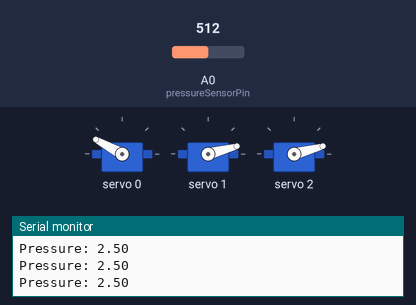
Bench run of a sketch on a simulated Arduino Uno, built with avr-gcc and run on an emulated ATmega328P. Shown: 3 × servo, the last lines printed to the serial monitor. The test bench sets the inputs (shaded band); at power-on: A0 (pressureSensorPin) = 512. At 8.2 s the program stops and its outputs stay as they are.

Above: at 2.08 s.
2.1 s: A0 (pressureSensorPin) set to 597
At 3.87 s:
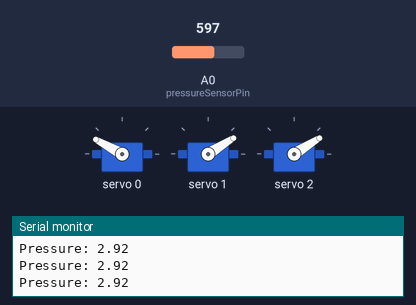
5.1 s: A0 (pressureSensorPin) set to 630
At 5.6 s:
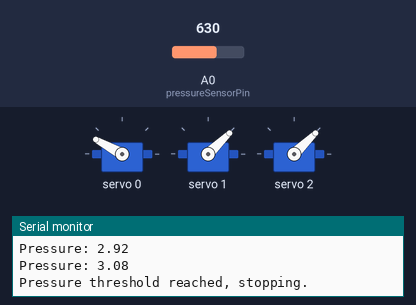
Timing chart, 0 to 8.1 s (numbered marks = the images above; inputs shaded):
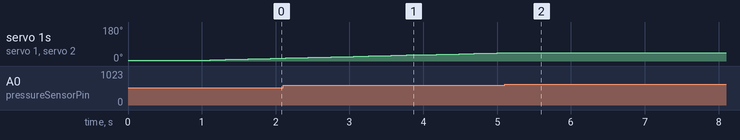

The sketch:

one_legged_landing_gear.ino
```cpp
#include <Wire.h>
#include <Adafruit_PWMServoDriver.h>

// Initialize the PCA9685 using the default address
Adafruit_PWMServoDriver pwm = Adafruit_PWMServoDriver(0x40);

#define SERVOMIN  123  // Min pulse width out of 4096
#define SERVOMAX  492  // Max pulse width out of 4096
#define SERVO_FREQ 50  // Servo frequency (50Hz)

// Servo numbers for one leg
#define HIP_SERVO 0
#define KNEE_SERVO 1
#define ANKLE_SERVO 2

// Pressure sensor pin
const int pressureSensorPin = A0;

void setup() {
  Serial.begin(9600);
  Serial.println("Single Leg Test!");

  pwm.begin();
  pwm.setPWMFreq(SERVO_FREQ);

  pinMode(pressureSensorPin, INPUT);  // Set the sensor pin as input
  delay(10);
}

void loop() {
  // 처음에는 다리를 최대한 구부립니다
  moveJoint(HIP_SERVO, 150);  // Move HIP_SERVO to the middle position
  moveJoint(KNEE_SERVO, 0);
  moveJoint(ANKLE_SERVO, 0);
  delay(1000);

  // 압력 센서가 3개 이상 측정될 때까지 무릎과 발목을 천천히 펴십시오
  for (int angle = 0; angle <= 135; angle++) {
    moveJoint(KNEE_SERVO, angle);
    moveJoint(ANKLE_SERVO, angle);
    delay(100);  // 동작을 느리게 합니다

    int sensorValue = analogRead(pressureSensorPin);
    float pressure = sensorValue * (5.0 / 1023.0);  // 압력값으로 변환
    Serial.print("Pressure: ");
    Serial.println(pressure);

    if (pressure >= 3) {
      Serial.println("Pressure threshold reached, stopping.");
     break;  // Break out of the loop, stopping further movements
    }
  }

  // 선택사항: 서보를 중지한 후 필요한 경우 여기에 추가 코드를 추가합니다

  while (1) {
    // 이 무한 루프를 사용하면 루프 기능이 다시 실행되지 않습니다
    // 따라서 서보를 마지막 위치에 유지하는 것은
    delay(1000);  // 사용 중인 루프를 피하기 위해 지연되는 것뿐입니다
  }
}

void moveJoint(uint8_t servoNum, uint8_t angle) {
  uint16_t pulseLen = map(angle, 0, 180, SERVOMIN, SERVOMAX);
  pwm.setPWM(servoNum, 0, pulseLen);
}
```

Measured:
- the behaviour switches between 613 and 614 on A0 (pressureSensorPin) (found by bisection; images 1 and 2)
- after the input at 5.1 s, servo 1, servo 2: goes on until 5.1 s, then stays 44°
